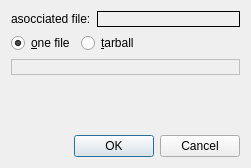
<?xml version="1.0" encoding="UTF-8"?>
<ui version="4.0">
 <class>MSetArchiveData</class>
 <widget class="QDialog" name="MSetArchiveData">
  <property name="geometry">
   <rect>
    <x>0</x>
    <y>0</y>
    <width>251</width>
    <height>168</height>
   </rect>
  </property>
  <property name="windowTitle">
   <string>store data</string>
  </property>
  <property name="windowIcon">
   <iconset resource="resfile.qrc">
    <normaloff>:/new/icons/icons/godown.png</normaloff>:/new/icons/icons/godown.png</iconset>
  </property>
  <layout class="QVBoxLayout" name="verticalLayout">
   <item>
    <layout class="QHBoxLayout" name="horizontalLayout_2">
     <item>
      <widget class="QLabel" name="label">
       <property name="text">
        <string>asocciated file:</string>
       </property>
      </widget>
     </item>
     <item>
      <widget class="QLabel" name="lblFilePath">
       <property name="sizePolicy">
        <sizepolicy hsizetype="Expanding" vsizetype="Preferred">
         <horstretch>0</horstretch>
         <verstretch>0</verstretch>
        </sizepolicy>
       </property>
       <property name="frameShape">
        <enum>QFrame::Box</enum>
       </property>
       <property name="text">
        <string notr="true"/>
       </property>
       <property name="wordWrap">
        <bool>true</bool>
       </property>
       <property name="textInteractionFlags">
        <set>Qt::TextSelectableByMouse</set>
       </property>
      </widget>
     </item>
    </layout>
   </item>
   <item>
    <layout class="QHBoxLayout" name="horizontalLayout">
     <item>
      <widget class="QRadioButton" name="rbOne">
       <property name="text">
        <string>&amp;one file</string>
       </property>
       <property name="checked">
        <bool>true</bool>
       </property>
      </widget>
     </item>
     <item>
      <widget class="QRadioButton" name="rbTgz">
       <property name="text">
        <string>&amp;tarball</string>
       </property>
      </widget>
     </item>
     <item>
      <spacer name="horizontalSpacer">
       <property name="orientation">
        <enum>Qt::Horizontal</enum>
       </property>
       <property name="sizeHint" stdset="0">
        <size>
         <width>40</width>
         <height>20</height>
        </size>
       </property>
      </spacer>
     </item>
    </layout>
   </item>
   <item>
    <widget class="QLabel" name="lblTgzRes">
     <property name="enabled">
      <bool>false</bool>
     </property>
     <property name="frameShape">
      <enum>QFrame::Box</enum>
     </property>
     <property name="text">
      <string notr="true"/>
     </property>
     <property name="alignment">
      <set>Qt::AlignCenter</set>
     </property>
     <property name="textInteractionFlags">
      <set>Qt::NoTextInteraction</set>
     </property>
    </widget>
   </item>
   <item>
    <widget class="MArchiver" name="wdgTgz" native="true">
     <property name="enabled">
      <bool>false</bool>
     </property>
     <property name="sizePolicy">
      <sizepolicy hsizetype="Expanding" vsizetype="Expanding">
       <horstretch>0</horstretch>
       <verstretch>0</verstretch>
      </sizepolicy>
     </property>
    </widget>
   </item>
   <item>
    <widget class="QDialogButtonBox" name="buttonBox">
     <property name="orientation">
      <enum>Qt::Horizontal</enum>
     </property>
     <property name="standardButtons">
      <set>QDialogButtonBox::Cancel|QDialogButtonBox::Ok</set>
     </property>
    </widget>
   </item>
  </layout>
 </widget>
 <customwidgets>
  <customwidget>
   <class>MArchiver</class>
   <extends>QWidget</extends>
   <header>marchiver.h</header>
   <container>1</container>
  </customwidget>
 </customwidgets>
 <resources>
  <include location="resfile.qrc"/>
 </resources>
 <connections>
  <connection>
   <sender>buttonBox</sender>
   <signal>accepted()</signal>
   <receiver>MSetArchiveData</receiver>
   <slot>accept()</slot>
   <hints>
    <hint type="sourcelabel">
     <x>248</x>
     <y>254</y>
    </hint>
    <hint type="destinationlabel">
     <x>157</x>
     <y>274</y>
    </hint>
   </hints>
  </connection>
  <connection>
   <sender>buttonBox</sender>
   <signal>rejected()</signal>
   <receiver>MSetArchiveData</receiver>
   <slot>reject()</slot>
   <hints>
    <hint type="sourcelabel">
     <x>316</x>
     <y>260</y>
    </hint>
    <hint type="destinationlabel">
     <x>286</x>
     <y>274</y>
    </hint>
   </hints>
  </connection>
 </connections>
</ui>
